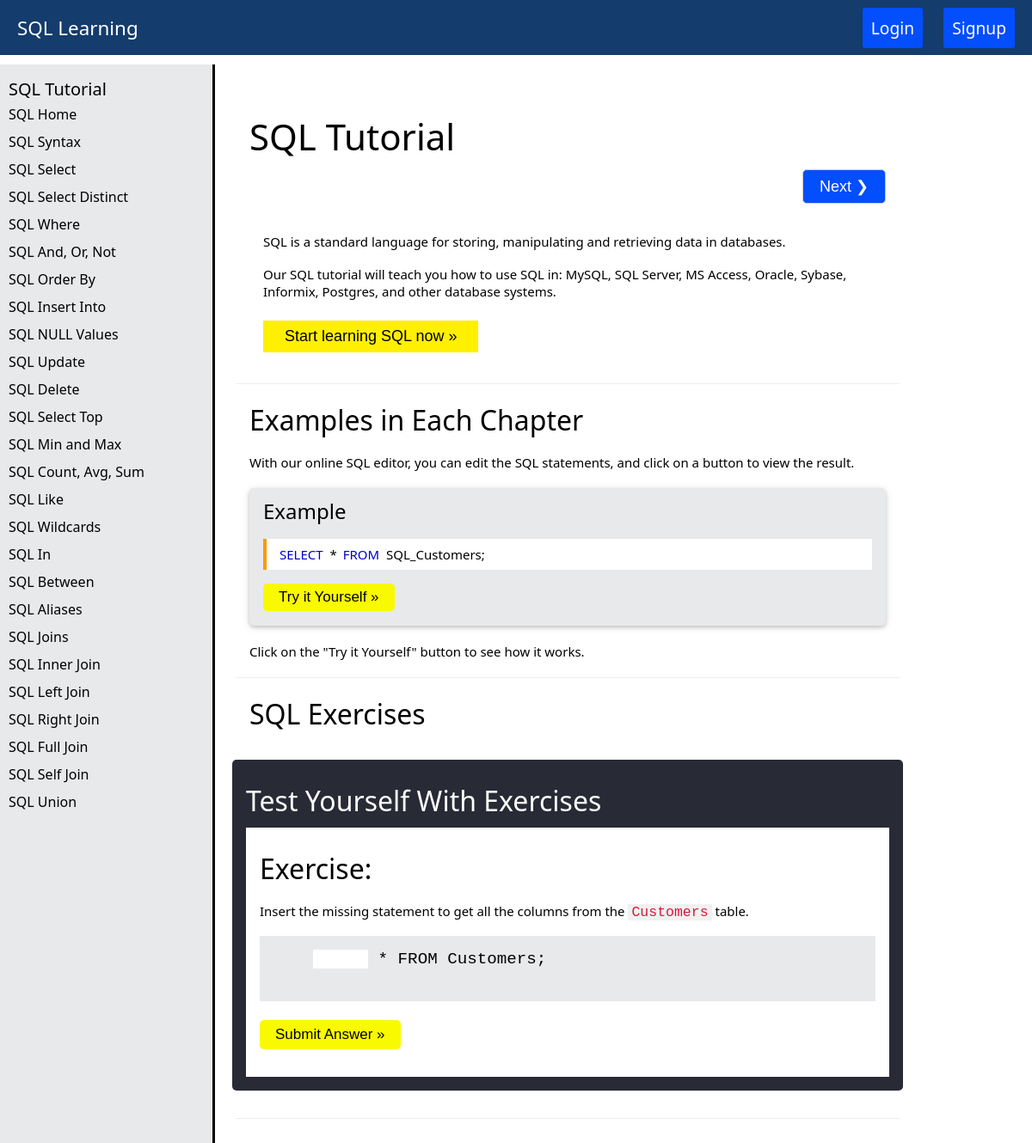
The page / on the database its author committed.
### SQL/models.py (models this page shows, shortened)
class SQLTutorial(models.Model):
    title = models.CharField(max_length=200)
    content = models.TextField()
    qizanswer = models.CharField(max_length=200,null=True)

### SQL/views.py (the view)
# urls.py: path("", views.index, name="index"),
def index(request):
    tutorial = SQLTutorial.objects.get(title="SQL Home")
    content = tutorial.content
    template = Template(content)
    context = Context({})
    rendered_content = template.render(context)
    return render(request, "SQL/inbox.html" , {
        "tutorials": SQLTutorial.objects.all(),
        "content": rendered_content,
    })

### SQL/templates/SQL/inbox.html
{% extends "SQL/layout.html" %}
{% load static %}
{% block body %}
    <header>
        <nav class="navbarhead">
            <div class="navbar-left">
              <a class="logo" href="{% url 'index' %}">SQL Learning</a>
            </div>
            {% if user.is_authenticated%}
                <div class="navbar-right">
                    <p>Welcome, {{user.username}}</p>
                    <a href="{% url 'logout' %}">Logout</a>
                </div>
            {% else %}
                <div class="navbar-right">
                    <a href="{% url 'login' %}">Login</a>
                    <a href="{% url 'register' %}">Signup</a>
                </div>
            {% endif %}
        </nav>
    </header>
    <nav id="navbar">
        <ul>
            <header>
                SQL Tutorial
            </header>
            {% for tutorial in tutorials %}
                <li>
                <a href="{% url 'entry' title=tutorial.title %}"> {{ tutorial.title }} </a>
                </li>
            {% endfor %}
        </ul>
    </nav>
    <main id="main-doc">
        <section class="main-section">
            {% autoescape off %}
            {{content}}
            {% endautoescape %}
        </section>
    </main>
{% endblock %}

### SQL/templates/SQL/layout.html (shortened to what this page needs)
{% load static %}
<!DOCTYPE html>
<html lang="en">
    <head>
        <link rel="stylesheet" href="{% static 'SQL/styles.css' %}">
    </head>
    <body>
        {% block body %}
        {% endblock %}
    </body>
</html>

### SQL/static/SQL/styles.css (style rules this page uses)
html { box-sizing: border-box; }
*, *::before, *::after { box-sizing: inherit; }
* { margin: 0; padding: 0; }
#navbar { position: fixed; width: 250px; height: 100%; border-right: solid; top: 75px; left: 0px; background-color: #E7E9EB; }
#navbar ul { padding-left: 0px; }
#navbar ul li { list-style-type: none; padding: 5px; padding-left: 10px; }
#navbar ul header { margin-top: 15px; padding-left: 10px; font-size: 20px; }
#navbar ul li a { text-decoration:none; display: inline-block; width: 100%; }
.navbarhead { position: fixed; z-index:1; background-color: #143c6c; height: 8vh; width: 100%; display: flex; justify-content: space-between; align-items: center; padding: 0 20px; }
.navbarhead .navbar-left .logo { color: #fff; font-size: 1.4rem; text-decoration: none; }
.navbarhead .navbar-right a { color: #fff; font-size: 1.2rem; text-decoration: none; margin-left: 20px; padding: 10px; background-color: #034efd; border-radius: 3px; font-weight: 500; transition: background-color 150ms ease-in, box-shadow 150ms ease-in; }
.navbarhead .navbar-right a:last-child { margin-right: 0; }
a { text-decoration: none; color: black; }
#main-doc { position: absolute; top: 100px; margin-left: 270px; padding: 20px; width: 65%; }
hr { margin: 20px -16px; }
hr { border: 0; border-top: 1px solid #eee; }
body { font-family: "Segoe UI",Arial,sans-serif; font-weight: 400; }
h1 { font-size: 42px; }
h1, h2,h3,h4,h5 { font-family: "Segoe UI",Arial,sans-serif; font-weight: 400; margin: 10px 0; }
p { margin-top: 1.2em; margin-bottom: 1.2em; font-size: 15px; }
h2 { font-size: 32px; }
h3 { font-size: 24px; }
.nextprev a.w3-right, .nextprev a.w3-left { background-color: #034efd; color: #ffffff; border-color: 034efd; }
.nextprev a { font-size: 18px; font-family: 'Source Sans Pro', sans-serif; padding-left: 19px; padding-right: 19px; border: 1px solid #cccccc; border-radius: 5px; }
.w3-right { float: right!important; }
.w3-codespan { font-size:105%; background-color:rgba(222,222,222,0.3); }
.w3-codespan { color:crimson;background-color:#f1f1f1;padding-left:4px;padding-right:4px;font-size:110% }
.w3-example { background-color:#E7E9EB;border-radius:5px;padding:0.01em 16px;margin:20px 0;box-shadow:0 2px 4px 0 rgba(0,0,0,0.16),0 2px 10px 0 rgba(0,0,0,0.12)!important }
.w3-code,w3-codeline { font-size:15px; }
.w3-code { border-left:4px solid #ff9800; }
.w3-section,.w3-code { margin-top:16px!important;margin-bottom:16px!important }
.w3-code { width:auto;background-color:#fff;color:#000;padding:8px 12px;border-left:4px solid #ff9800;word-wrap:break-word }
.sqlkeywordcolor { margin-right: 4px; margin-left: 3px; color:mediumblue }
.w3-btn, .w3-btn:link, .w3-btn:visited { color:#FFFFFF;background-color: #fdfa00 }
.w3-example .w3-btn, .w3-example .ws-btn { background-color:#f9f900!important; border-radius:5px; font-size: 17px; font-family: 'Source Sans Pro', sans-serif; padding:6px 18px; }
.w3-margin-bottom { margin-bottom:16px!important }
.w3-btn,.w3-button { border:none;display:inline-block;padding:8px 16px;vertical-align:middle;overflow:hidden;text-decoration:none;color:inherit;background-color:inherit;text-align:center;cursor:pointer;white-space:nowrap }
.w3-container:after,.w3-container:before,.w3-panel:after,.w3-panel:before,.w3-row:after,.w3-row:before,.w3-row-padding:after,.w3-row-padding:before, .w3-cell-row:before,.w3-cell-row:after,.w3-clear:after,.w3-clear:before,.w3-bar:before,.w3-bar:after { content:"";display:table;clear:both }
.w3-container,.w3-panel { padding:0.01em 16px }
.w3-panel { margin-top:16px;margin-bottom:16px }
#w3-exerciseform { padding: 20px; margin: 32px -20px; }
#w3-exerciseform { background-color: #282A35; padding: 16px; color: #ffffff; border-radius: 5px; }
#w3-exerciseform .exercisewindow { background-color: #ffffff; padding: 16px; color: #000000; }
#w3-exerciseform .exerciseprecontainer { background-color: #E7E9EB; padding: 16px; font-size: 120%; font-family: Consolas,Menlo,"Courier New", Courier, monospace; overflow: auto; margin-left: 0px; }
#w3-exerciseform .exerciseprecontainer input { padding: 1px; border: 1px solid transparent; height: 1.7em; }
#w3-exerciseform .w3-btn { background-color: #f9f900; border-radius: 5px; font-size: 17px; font-family: 'Source Sans Pro', sans-serif; padding: 7px 18px; }
.w3-btn, .w3-btn:link, .w3-btn:visited { color: black; background-color: #fff000; }
.w3-margin-bottom { margin-bottom: 16px!important; }
code, kbd, pre, samp { font-family: monospace,monospace; font-size: 1em; }

### rows shown on the page
SQLTutorial: title "SQL Home"
SQLTutorial: title "SQL Syntax"
SQLTutorial: title "SQL Select"
SQLTutorial: title "SQL Select Distinct"
SQLTutorial: title "SQL Where"
SQLTutorial: title "SQL And, Or, Not"
SQLTutorial: title "SQL Order By"
SQLTutorial: title "SQL Insert Into"
SQLTutorial: title "SQL NULL Values"
SQLTutorial: title "SQL Update"
SQLTutorial: title "SQL Delete"
SQLTutorial: title "SQL Select Top"
SQLTutorial: title "SQL Min and Max"
SQLTutorial: title "SQL Count, Avg, Sum"
SQLTutorial: title "SQL Like"
SQLTutorial: title "SQL Wildcards"
SQLTutorial: title "SQL In"
SQLTutorial: title "SQL Between"
SQLTutorial: title "SQL Aliases"
SQLTutorial: title "SQL Joins"
SQLTutorial: title "SQL Inner Join"
SQLTutorial: title "SQL Left Join"
SQLTutorial: title "SQL Right Join"
SQLTutorial: title "SQL Full Join"
SQLTutorial: title "SQL Self Join"
SQLTutorial: title "SQL Union"
